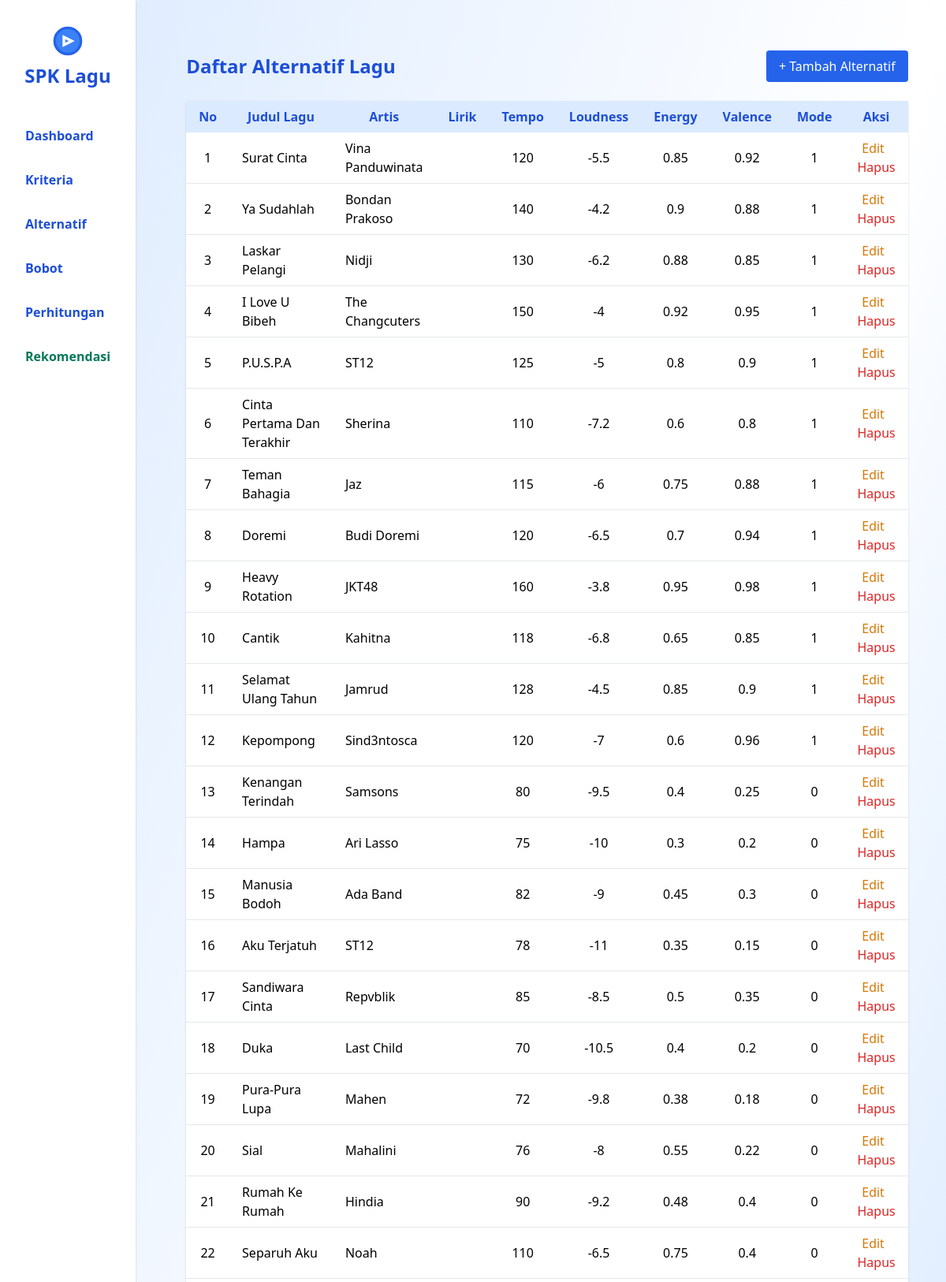
The page /admin/index.php?page=alternatif (signed in, upper part) on the database its author committed.
### tables this page shows
CREATE TABLE `alternatif` (
  `id_alternatif` int(11) NOT NULL,
  `judul_lagu` varchar(150) NOT NULL,
  `artis` varchar(100) NOT NULL,
  `lirik` text DEFAULT NULL,
  `c1_tempo` double NOT NULL,
  `c2_loudness` double NOT NULL,
  `c3_energy` double NOT NULL,
  `c4_valence` double NOT NULL,
  `c5_mode` int(11) NOT NULL
);

### admin/controllers/AlternatifController.php (called while the page is built, shortened)
<?php
require_once __DIR__ . '/../../config/database.php';
require_once __DIR__ . '/../models/models_alternatif.php';
class AlternatifController {
    private $model;
    public function __construct() {
        global $conn;
        $this->model = new models_alternatif($conn);
    }
    public function getAll() {
        return $this->model->getAll();
    }
}

### admin/models/models_alternatif.php (called while the page is built, shortened)
<?php
class models_alternatif {
    private $conn;
    public function __construct($conn) {
        $this->conn = $conn;
    }
    public function getAll() {
        $result = $this->conn->query('SELECT * FROM alternatif ORDER BY id_alternatif ASC');
        $data = [];
        while ($row = $result->fetch_assoc()) {
            $data[] = $row;
        }
        return $data;
    }
}

### admin/views/alternatif/alternatif.php (the view)
<?php
require_once __DIR__ . '/../../controllers/AlternatifController.php';
$controller = new AlternatifController();
$alternatif = $controller->getAll();
?>
<div class="p-6">
    <div class="flex justify-between items-center mb-6">
        <h2 class="text-2xl font-bold text-blue-700">Daftar Alternatif Lagu</h2>
        <a href="?page=alternatif&action=tambah" class="bg-blue-600 text-white px-4 py-2 rounded hover:bg-blue-700">+ Tambah Alternatif</a>
    </div>
    <table class="min-w-full bg-white rounded shadow">
        <thead>
            <tr class="bg-blue-100 text-blue-700">
                <th class="py-2 px-4">No</th>
                <th class="py-2 px-4">Judul Lagu</th>
                <th class="py-2 px-4">Artis</th>
                <th class="py-2 px-4">Lirik</th>
                <th class="py-2 px-4">Tempo</th>
                <th class="py-2 px-4">Loudness</th>
                <th class="py-2 px-4">Energy</th>
                <th class="py-2 px-4">Valence</th>
                <th class="py-2 px-4">Mode</th>
                <th class="py-2 px-4">Aksi</th>
            </tr>
        </thead>
        <tbody>
            <?php if (empty($alternatif)): ?>
                <tr><td colspan="10" class="text-center py-4 text-gray-400">Belum ada data alternatif.</td></tr>
            <?php else: ?>
                <?php foreach ($alternatif as $i => $row): ?>
                    <tr class="border-b hover:bg-blue-50">
                        <td class="py-2 px-4 text-center"><?php echo $i+1; ?></td>
                        <td class="py-2 px-4"><?php echo htmlspecialchars($row['judul_lagu']); ?></td>
                        <td class="py-2 px-4"><?php echo htmlspecialchars($row['artis']); ?></td>
                        <td class="py-2 px-4 text-xs text-gray-500 max-w-xs truncate" title="<?php echo htmlspecialchars($row['lirik']); ?>"><?php echo htmlspecialchars(mb_strimwidth($row['lirik'], 0, 40, '...')); ?></td>
                        <td class="py-2 px-4 text-center"><?php echo $row['c1_tempo']; ?></td>
                        <td class="py-2 px-4 text-center"><?php echo $row['c2_loudness']; ?></td>
                        <td class="py-2 px-4 text-center"><?php echo $row['c3_energy']; ?></td>
                        <td class="py-2 px-4 text-center"><?php echo $row['c4_valence']; ?></td>
                        <td class="py-2 px-4 text-center"><?php echo $row['c5_mode']; ?></td>
                        <td class="py-2 px-4 text-center">
                            <a href="?page=alternatif&action=edit&id=<?php echo $row['id_alternatif']; ?>" class="text-yellow-600 hover:underline mr-2">Edit</a>
                            <a href="?page=alternatif&action=hapus&id=<?php echo $row['id_alternatif']; ?>" class="text-red-600 hover:underline" onclick="return confirm('Yakin hapus alternatif ini?')">Hapus</a>
                        </td>
                    </tr>
                <?php endforeach; ?>
            <?php endif; ?>
        </tbody>
    </table>
</div>

### rows shown on the page
alternatif: judul_lagu "Surat Cinta", artis "Vina Panduwinata", c1_tempo "120", c2_loudness "-5.5", c3_energy "0.85", c4_valence "0.92", c5_mode "1"
alternatif: judul_lagu "Ya Sudahlah", artis "Bondan Prakoso", c1_tempo "140", c2_loudness "-4.2", c3_energy "0.9", c4_valence "0.88", c5_mode "1"
alternatif: judul_lagu "Laskar Pelangi", artis "Nidji", c1_tempo "130", c2_loudness "-6.2", c3_energy "0.88", c4_valence "0.85", c5_mode "1"
alternatif: judul_lagu "I Love U Bibeh", artis "The Changcuters", c1_tempo "150", c2_loudness "-4", c3_energy "0.92", c4_valence "0.95", c5_mode "1"
alternatif: judul_lagu "P.U.S.P.A", artis "ST12", c1_tempo "125", c2_loudness "-5", c3_energy "0.8", c4_valence "0.9", c5_mode "1"
alternatif: judul_lagu "Cinta Pertama Dan Terakhir", artis "Sherina", c1_tempo "110", c2_loudness "-7.2", c3_energy "0.6", c4_valence "0.8", c5_mode "1"
alternatif: judul_lagu "Teman Bahagia", artis "Jaz", c1_tempo "115", c2_loudness "-6", c3_energy "0.75", c4_valence "0.88", c5_mode "1"
alternatif: judul_lagu "Doremi", artis "Budi Doremi", c1_tempo "120", c2_loudness "-6.5", c3_energy "0.7", c4_valence "0.94", c5_mode "1"
alternatif: judul_lagu "Heavy Rotation", artis "JKT48", c1_tempo "160", c2_loudness "-3.8", c3_energy "0.95", c4_valence "0.98", c5_mode "1"
alternatif: judul_lagu "Cantik", artis "Kahitna", c1_tempo "118", c2_loudness "-6.8", c3_energy "0.65", c4_valence "0.85", c5_mode "1"
alternatif: judul_lagu "Selamat Ulang Tahun", artis "Jamrud", c1_tempo "128", c2_loudness "-4.5", c3_energy "0.85", c4_valence "0.9", c5_mode "1"
alternatif: judul_lagu "Kepompong", artis "Sind3ntosca", c1_tempo "120", c2_loudness "-7", c3_energy "0.6", c4_valence "0.96", c5_mode "1"
alternatif: judul_lagu "Kenangan Terindah", artis "Samsons", c1_tempo "80", c2_loudness "-9.5", c3_energy "0.4", c4_valence "0.25", c5_mode "0"
alternatif: judul_lagu "Hampa", artis "Ari Lasso", c1_tempo "75", c2_loudness "-10", c3_energy "0.3", c4_valence "0.2", c5_mode "0"
alternatif: judul_lagu "Manusia Bodoh", artis "Ada Band", c1_tempo "82", c2_loudness "-9", c3_energy "0.45", c4_valence "0.3", c5_mode "0"
alternatif: judul_lagu "Aku Terjatuh", artis "ST12", c1_tempo "78", c2_loudness "-11", c3_energy "0.35", c4_valence "0.15", c5_mode "0"
alternatif: judul_lagu "Sandiwara Cinta", artis "Repvblik", c1_tempo "85", c2_loudness "-8.5", c3_energy "0.5", c4_valence "0.35", c5_mode "0"
alternatif: judul_lagu "Duka", artis "Last Child", c1_tempo "70", c2_loudness "-10.5", c3_energy "0.4", c4_valence "0.2", c5_mode "0"
alternatif: judul_lagu "Pura-Pura Lupa", artis "Mahen", c1_tempo "72", c2_loudness "-9.8", c3_energy "0.38", c4_valence "0.18", c5_mode "0"
alternatif: judul_lagu "Sial", artis "Mahalini", c1_tempo "76", c2_loudness "-8", c3_energy "0.55", c4_valence "0.22", c5_mode "0"
alternatif: judul_lagu "Rumah Ke Rumah", artis "Hindia", c1_tempo "90", c2_loudness "-9.2", c3_energy "0.48", c4_valence "0.4", c5_mode "0"
alternatif: judul_lagu "Separuh Aku", artis "Noah", c1_tempo "110", c2_loudness "-6.5", c3_energy "0.75", c4_valence "0.4", c5_mode "0"
